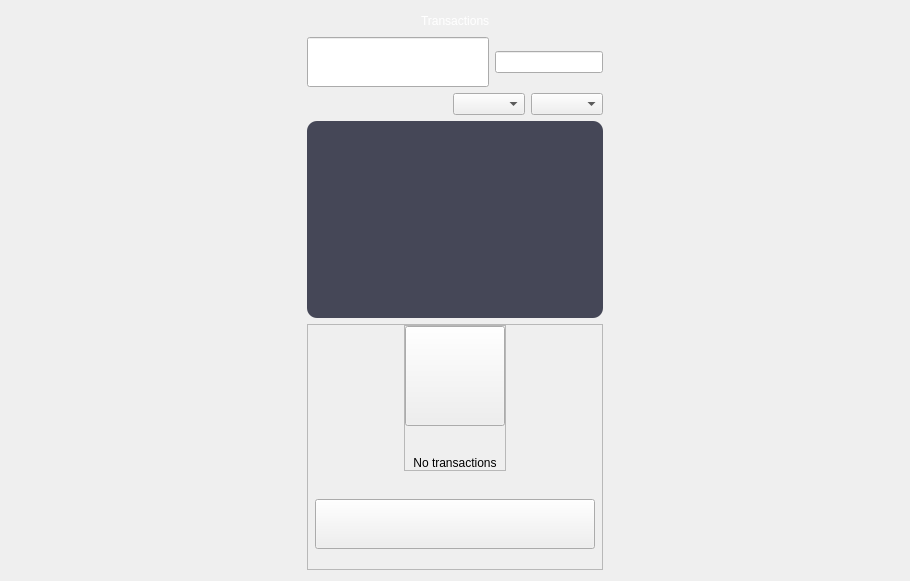
<?xml version="1.0" encoding="UTF-8"?>
<ui version="4.0">
 <class>HistoryWidget</class>
 <widget class="QWidget" name="HistoryWidget">
  <property name="geometry">
   <rect>
    <x>0</x>
    <y>0</y>
    <width>910</width>
    <height>581</height>
   </rect>
  </property>
  <property name="sizePolicy">
   <sizepolicy hsizetype="Preferred" vsizetype="Preferred">
    <horstretch>0</horstretch>
    <verstretch>0</verstretch>
   </sizepolicy>
  </property>
  <property name="windowTitle">
   <string>Form</string>
  </property>
  <layout class="QVBoxLayout" name="verticalLayout_4">
   <item>
    <layout class="QHBoxLayout" name="horizontalLayout">
     <item>
      <spacer name="horizontalSpacer_5">
       <property name="orientation">
        <enum>Qt::Horizontal</enum>
       </property>
       <property name="sizeHint" stdset="0">
        <size>
         <width>40</width>
         <height>20</height>
        </size>
       </property>
      </spacer>
     </item>
     <item>
      <layout class="QVBoxLayout" name="verticalLayout">
       <item>
        <layout class="QHBoxLayout" name="horizontalLayout_4">
         <item>
          <spacer name="horizontalSpacer_3">
           <property name="orientation">
            <enum>Qt::Horizontal</enum>
           </property>
           <property name="sizeHint" stdset="0">
            <size>
             <width>40</width>
             <height>20</height>
            </size>
           </property>
          </spacer>
         </item>
         <item>
          <widget class="QLabel" name="labelTitle">
           <property name="styleSheet">
            <string notr="true">color:white;</string>
           </property>
           <property name="text">
            <string>Transactions</string>
           </property>
          </widget>
         </item>
         <item>
          <spacer name="horizontalSpacer_4">
           <property name="orientation">
            <enum>Qt::Horizontal</enum>
           </property>
           <property name="sizeHint" stdset="0">
            <size>
             <width>40</width>
             <height>20</height>
            </size>
           </property>
          </spacer>
         </item>
        </layout>
       </item>
       <item>
        <layout class="QHBoxLayout" name="horizontalLayout_3">
         <item>
          <widget class="QLineEdit" name="lineEditFilter">
           <property name="minimumSize">
            <size>
             <width>0</width>
             <height>50</height>
            </size>
           </property>
          </widget>
         </item>
         <item>
          <widget class="QLineEdit" name="lineEditAmount">
           <property name="sizePolicy">
            <sizepolicy hsizetype="Fixed" vsizetype="Fixed">
             <horstretch>0</horstretch>
             <verstretch>0</verstretch>
            </sizepolicy>
           </property>
           <property name="maximumSize">
            <size>
             <width>150</width>
             <height>16777215</height>
            </size>
           </property>
          </widget>
         </item>
        </layout>
       </item>
       <item>
        <layout class="QHBoxLayout" name="horizontalLayout_2">
         <item>
          <spacer name="horizontalSpacer_2">
           <property name="orientation">
            <enum>Qt::Horizontal</enum>
           </property>
           <property name="sizeHint" stdset="0">
            <size>
             <width>40</width>
             <height>20</height>
            </size>
           </property>
          </spacer>
         </item>
         <item>
          <widget class="QComboBox" name="comboBoxSortType">
           <property name="minimumSize">
            <size>
             <width>0</width>
             <height>0</height>
            </size>
           </property>
          </widget>
         </item>
         <item>
          <widget class="QComboBox" name="comboBoxSort">
           <property name="minimumSize">
            <size>
             <width>0</width>
             <height>0</height>
            </size>
           </property>
          </widget>
         </item>
        </layout>
       </item>
       <item>
        <layout class="QVBoxLayout" name="verticalLayout_2">
         <item>
          <widget class="QFrame" name="frametransactions">
           <property name="styleSheet">
            <string notr="true">border-radius: 10px;
background-color:  rgba(26, 29, 49, 0.8);</string>
           </property>
           <property name="frameShape">
            <enum>QFrame::StyledPanel</enum>
           </property>
           <property name="frameShadow">
            <enum>QFrame::Raised</enum>
           </property>
           <layout class="QVBoxLayout" name="verticalLayout_3">
            <item>
             <widget class="QListView" name="listTransactions">
              <property name="minimumSize">
               <size>
                <width>0</width>
                <height>100</height>
               </size>
              </property>
              <property name="mouseTracking">
               <bool>true</bool>
              </property>
              <property name="styleSheet">
               <string notr="true">background:transparent;</string>
              </property>
              <property name="verticalScrollBarPolicy">
               <enum>Qt::ScrollBarAsNeeded</enum>
              </property>
              <property name="horizontalScrollBarPolicy">
               <enum>Qt::ScrollBarAlwaysOff</enum>
              </property>
              <property name="selectionBehavior">
               <enum>QAbstractItemView::SelectItems</enum>
              </property>
              <property name="verticalScrollMode">
               <enum>QAbstractItemView::ScrollPerItem</enum>
              </property>
             </widget>
            </item>
           </layout>
          </widget>
         </item>
         <item>
          <widget class="QFrame" name="emptyContainer">
           <property name="minimumSize">
            <size>
             <width>0</width>
             <height>100</height>
            </size>
           </property>
           <property name="frameShape">
            <enum>QFrame::StyledPanel</enum>
           </property>
           <property name="frameShadow">
            <enum>QFrame::Raised</enum>
           </property>
           <layout class="QVBoxLayout" name="verticalLayout_7" stretch="8,0,0">
            <property name="spacing">
             <number>0</number>
            </property>
            <property name="leftMargin">
             <number>0</number>
            </property>
            <property name="topMargin">
             <number>0</number>
            </property>
            <property name="rightMargin">
             <number>0</number>
            </property>
            <property name="bottomMargin">
             <number>20</number>
            </property>
            <item alignment="Qt::AlignHCenter|Qt::AlignVCenter">
             <widget class="QFrame" name="emptyScreen">
              <property name="sizePolicy">
               <sizepolicy hsizetype="Expanding" vsizetype="Expanding">
                <horstretch>0</horstretch>
                <verstretch>0</verstretch>
               </sizepolicy>
              </property>
              <property name="frameShape">
               <enum>QFrame::StyledPanel</enum>
              </property>
              <property name="frameShadow">
               <enum>QFrame::Raised</enum>
              </property>
              <layout class="QVBoxLayout" name="verticalLayout12">
               <property name="spacing">
                <number>30</number>
               </property>
               <property name="leftMargin">
                <number>0</number>
               </property>
               <property name="topMargin">
                <number>0</number>
               </property>
               <property name="rightMargin">
                <number>0</number>
               </property>
               <property name="bottomMargin">
                <number>0</number>
               </property>
               <item alignment="Qt::AlignHCenter|Qt::AlignVCenter">
                <widget class="QPushButton" name="pushImgEmpty">
                 <property name="minimumSize">
                  <size>
                   <width>100</width>
                   <height>100</height>
                  </size>
                 </property>
                 <property name="maximumSize">
                  <size>
                   <width>100</width>
                   <height>100</height>
                  </size>
                 </property>
                 <property name="text">
                  <string/>
                 </property>
                 <property name="iconSize">
                  <size>
                   <width>100</width>
                   <height>100</height>
                  </size>
                 </property>
                </widget>
               </item>
               <item alignment="Qt::AlignHCenter|Qt::AlignVCenter">
                <widget class="QLabel" name="labelEmpty">
                 <property name="styleSheet">
                  <string notr="true"/>
                 </property>
                 <property name="text">
                  <string>No transactions</string>
                 </property>
                 <property name="alignment">
                  <set>Qt::AlignCenter</set>
                 </property>
                </widget>
               </item>
              </layout>
             </widget>
            </item>
            <item>
             <spacer name="verticalSpacer_21">
              <property name="orientation">
               <enum>Qt::Vertical</enum>
              </property>
              <property name="sizeHint" stdset="0">
               <size>
                <width>20</width>
                <height>40</height>
               </size>
              </property>
             </spacer>
            </item>
            <item alignment="Qt::AlignHCenter">
             <widget class="QPushButton" name="btnHowTo">
              <property name="minimumSize">
               <size>
                <width>280</width>
                <height>50</height>
               </size>
              </property>
              <property name="text">
               <string/>
              </property>
             </widget>
            </item>
           </layout>
          </widget>
         </item>
        </layout>
       </item>
      </layout>
     </item>
     <item>
      <spacer name="horizontalSpacer">
       <property name="orientation">
        <enum>Qt::Horizontal</enum>
       </property>
       <property name="sizeHint" stdset="0">
        <size>
         <width>40</width>
         <height>20</height>
        </size>
       </property>
      </spacer>
     </item>
    </layout>
   </item>
  </layout>
 </widget>
 <resources/>
 <connections/>
</ui>
